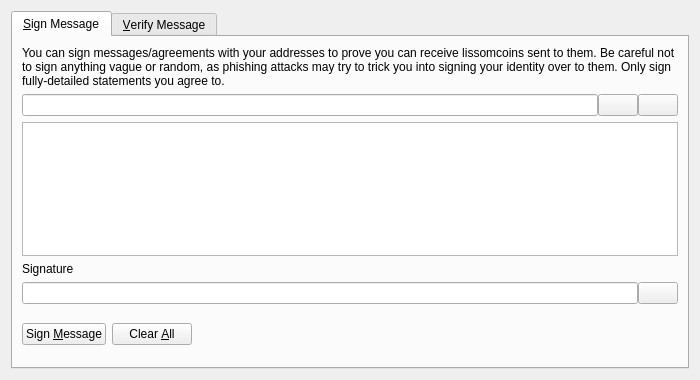
<?xml version="1.0" encoding="UTF-8"?>
<ui version="4.0">
 <class>SignVerifyMessageDialog</class>
 <widget class="QDialog" name="SignVerifyMessageDialog">
  <property name="geometry">
   <rect>
    <x>0</x>
    <y>0</y>
    <width>700</width>
    <height>380</height>
   </rect>
  </property>
  <property name="windowTitle">
   <string>Signatures - Sign / Verify a Message</string>
  </property>
  <property name="modal">
   <bool>true</bool>
  </property>
  <layout class="QVBoxLayout" name="verticalLayout">
   <item>
    <widget class="QTabWidget" name="tabWidget">
     <property name="currentIndex">
      <number>0</number>
     </property>
     <widget class="QWidget" name="tabSignMessage">
      <attribute name="title">
       <string>&amp;Sign Message</string>
      </attribute>
      <layout class="QVBoxLayout" name="verticalLayout_SM">
       <item>
        <widget class="QLabel" name="infoLabel_SM">
         <property name="text">
          <string>You can sign messages/agreements with your addresses to prove you can receive lissomcoins sent to them. Be careful not to sign anything vague or random, as phishing attacks may try to trick you into signing your identity over to them. Only sign fully-detailed statements you agree to.</string>
         </property>
         <property name="textFormat">
          <enum>Qt::PlainText</enum>
         </property>
         <property name="wordWrap">
          <bool>true</bool>
         </property>
        </widget>
       </item>
       <item>
        <layout class="QHBoxLayout" name="horizontalLayout_1_SM">
         <property name="spacing">
          <number>0</number>
         </property>
         <item>
          <widget class="QValidatedLineEdit" name="addressIn_SM">
           <property name="toolTip">
            <string>The Lissomcoin address to sign the message with</string>
           </property>
          </widget>
         </item>
         <item>
          <widget class="QPushButton" name="addressBookButton_SM">
           <property name="toolTip">
            <string>Choose previously used address</string>
           </property>
           <property name="text">
            <string/>
           </property>
           <property name="icon">
            <iconset resource="../bitcoin.qrc">
             <normaloff>:/icons/address-book</normaloff>:/icons/address-book</iconset>
           </property>
           <property name="shortcut">
            <string>Alt+A</string>
           </property>
           <property name="autoDefault">
            <bool>false</bool>
           </property>
          </widget>
         </item>
         <item>
          <widget class="QPushButton" name="pasteButton_SM">
           <property name="toolTip">
            <string>Paste address from clipboard</string>
           </property>
           <property name="text">
            <string/>
           </property>
           <property name="icon">
            <iconset resource="../bitcoin.qrc">
             <normaloff>:/icons/editpaste</normaloff>:/icons/editpaste</iconset>
           </property>
           <property name="shortcut">
            <string>Alt+P</string>
           </property>
           <property name="autoDefault">
            <bool>false</bool>
           </property>
          </widget>
         </item>
        </layout>
       </item>
       <item>
        <widget class="QPlainTextEdit" name="messageIn_SM">
         <property name="toolTip">
          <string>Enter the message you want to sign here</string>
         </property>
        </widget>
       </item>
       <item>
        <widget class="QLabel" name="signatureLabel_SM">
         <property name="text">
          <string>Signature</string>
         </property>
         <property name="textFormat">
          <enum>Qt::PlainText</enum>
         </property>
        </widget>
       </item>
       <item>
        <layout class="QHBoxLayout" name="horizontalLayout_2_SM">
         <property name="spacing">
          <number>0</number>
         </property>
         <item>
          <widget class="QLineEdit" name="signatureOut_SM">
           <property name="font">
            <font>
             <italic>true</italic>
            </font>
           </property>
           <property name="readOnly">
            <bool>true</bool>
           </property>
          </widget>
         </item>
         <item>
          <widget class="QPushButton" name="copySignatureButton_SM">
           <property name="toolTip">
            <string>Copy the current signature to the system clipboard</string>
           </property>
           <property name="text">
            <string/>
           </property>
           <property name="icon">
            <iconset resource="../bitcoin.qrc">
             <normaloff>:/icons/editcopy</normaloff>:/icons/editcopy</iconset>
           </property>
           <property name="autoDefault">
            <bool>false</bool>
           </property>
          </widget>
         </item>
        </layout>
       </item>
       <item>
        <layout class="QHBoxLayout" name="horizontalLayout_3_SM">
         <item>
          <widget class="QPushButton" name="signMessageButton_SM">
           <property name="toolTip">
            <string>Sign the message to prove you own this Lissomcoin address</string>
           </property>
           <property name="text">
            <string>Sign &amp;Message</string>
           </property>
           <property name="icon">
            <iconset resource="../bitcoin.qrc">
             <normaloff>:/icons/edit</normaloff>:/icons/edit</iconset>
           </property>
           <property name="autoDefault">
            <bool>false</bool>
           </property>
          </widget>
         </item>
         <item>
          <widget class="QPushButton" name="clearButton_SM">
           <property name="toolTip">
            <string>Reset all sign message fields</string>
           </property>
           <property name="text">
            <string>Clear &amp;All</string>
           </property>
           <property name="icon">
            <iconset resource="../bitcoin.qrc">
             <normaloff>:/icons/remove</normaloff>:/icons/remove</iconset>
           </property>
           <property name="autoDefault">
            <bool>false</bool>
           </property>
          </widget>
         </item>
         <item>
          <spacer name="horizontalSpacer_1_SM">
           <property name="orientation">
            <enum>Qt::Horizontal</enum>
           </property>
           <property name="sizeHint" stdset="0">
            <size>
             <width>40</width>
             <height>48</height>
            </size>
           </property>
          </spacer>
         </item>
         <item>
          <widget class="QLabel" name="statusLabel_SM">
           <property name="font">
            <font>
             <weight>75</weight>
             <bold>true</bold>
            </font>
           </property>
           <property name="text">
            <string/>
           </property>
           <property name="wordWrap">
            <bool>true</bool>
           </property>
          </widget>
         </item>
         <item>
          <spacer name="horizontalSpacer_2_SM">
           <property name="orientation">
            <enum>Qt::Horizontal</enum>
           </property>
           <property name="sizeHint" stdset="0">
            <size>
             <width>40</width>
             <height>48</height>
            </size>
           </property>
          </spacer>
         </item>
        </layout>
       </item>
      </layout>
     </widget>
     <widget class="QWidget" name="tabVerifyMessage">
      <attribute name="title">
       <string>&amp;Verify Message</string>
      </attribute>
      <layout class="QVBoxLayout" name="verticalLayout_VM">
       <item>
        <widget class="QLabel" name="infoLabel_VM">
         <property name="text">
          <string>Enter the receiver's address, message (ensure you copy line breaks, spaces, tabs, etc. exactly) and signature below to verify the message. Be careful not to read more into the signature than what is in the signed message itself, to avoid being tricked by a man-in-the-middle attack. Note that this only proves the signing party receives with the address, it cannot prove sendership of any transaction!</string>
         </property>
         <property name="textFormat">
          <enum>Qt::PlainText</enum>
         </property>
         <property name="alignment">
          <set>Qt::AlignLeading|Qt::AlignLeft|Qt::AlignTop</set>
         </property>
         <property name="wordWrap">
          <bool>true</bool>
         </property>
        </widget>
       </item>
       <item>
        <layout class="QHBoxLayout" name="horizontalLayout_1_VM">
         <property name="spacing">
          <number>0</number>
         </property>
         <item>
          <widget class="QValidatedLineEdit" name="addressIn_VM">
           <property name="toolTip">
            <string>The Lissomcoin address the message was signed with</string>
           </property>
          </widget>
         </item>
         <item>
          <widget class="QPushButton" name="addressBookButton_VM">
           <property name="toolTip">
            <string>Choose previously used address</string>
           </property>
           <property name="text">
            <string/>
           </property>
           <property name="icon">
            <iconset resource="../bitcoin.qrc">
             <normaloff>:/icons/address-book</normaloff>:/icons/address-book</iconset>
           </property>
           <property name="shortcut">
            <string>Alt+A</string>
           </property>
           <property name="autoDefault">
            <bool>false</bool>
           </property>
          </widget>
         </item>
        </layout>
       </item>
       <item>
        <widget class="QPlainTextEdit" name="messageIn_VM"/>
       </item>
       <item>
        <widget class="QValidatedLineEdit" name="signatureIn_VM"/>
       </item>
       <item>
        <layout class="QHBoxLayout" name="horizontalLayout_2_VM">
         <item>
          <widget class="QPushButton" name="verifyMessageButton_VM">
           <property name="toolTip">
            <string>Verify the message to ensure it was signed with the specified Lissomcoin address</string>
           </property>
           <property name="text">
            <string>Verify &amp;Message</string>
           </property>
           <property name="icon">
            <iconset resource="../bitcoin.qrc">
             <normaloff>:/icons/transaction_0</normaloff>:/icons/transaction_0</iconset>
           </property>
           <property name="autoDefault">
            <bool>false</bool>
           </property>
          </widget>
         </item>
         <item>
          <widget class="QPushButton" name="clearButton_VM">
           <property name="toolTip">
            <string>Reset all verify message fields</string>
           </property>
           <property name="text">
            <string>Clear &amp;All</string>
           </property>
           <property name="icon">
            <iconset resource="../bitcoin.qrc">
             <normaloff>:/icons/remove</normaloff>:/icons/remove</iconset>
           </property>
           <property name="autoDefault">
            <bool>false</bool>
           </property>
          </widget>
         </item>
         <item>
          <spacer name="horizontalSpacer_1_VM">
           <property name="orientation">
            <enum>Qt::Horizontal</enum>
           </property>
           <property name="sizeHint" stdset="0">
            <size>
             <width>40</width>
             <height>48</height>
            </size>
           </property>
          </spacer>
         </item>
         <item>
          <widget class="QLabel" name="statusLabel_VM">
           <property name="font">
            <font>
             <weight>75</weight>
             <bold>true</bold>
            </font>
           </property>
           <property name="text">
            <string/>
           </property>
           <property name="wordWrap">
            <bool>true</bool>
           </property>
          </widget>
         </item>
         <item>
          <spacer name="horizontalSpacer_2_VM">
           <property name="orientation">
            <enum>Qt::Horizontal</enum>
           </property>
           <property name="sizeHint" stdset="0">
            <size>
             <width>40</width>
             <height>48</height>
            </size>
           </property>
          </spacer>
         </item>
        </layout>
       </item>
      </layout>
     </widget>
    </widget>
   </item>
  </layout>
 </widget>
 <customwidgets>
  <customwidget>
   <class>QValidatedLineEdit</class>
   <extends>QLineEdit</extends>
   <header>qt/qvalidatedlineedit.h</header>
  </customwidget>
 </customwidgets>
 <resources>
  <include location="../bitcoin.qrc"/>
 </resources>
 <connections/>
</ui>
